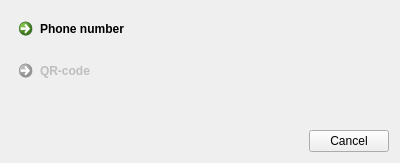
<?xml version="1.0" encoding="UTF-8"?>
<ui version="4.0">
 <class>LoginTypeDialog</class>
 <widget class="QDialog" name="LoginTypeDialog">
  <property name="geometry">
   <rect>
    <x>0</x>
    <y>0</y>
    <width>400</width>
    <height>163</height>
   </rect>
  </property>
  <property name="contextMenuPolicy">
   <enum>Qt::NoContextMenu</enum>
  </property>
  <property name="windowTitle">
   <string>Log in</string>
  </property>
  <layout class="QVBoxLayout" name="verticalLayout">
   <item>
    <layout class="QHBoxLayout" name="horizontalLayout_3">
     <item>
      <layout class="QVBoxLayout" name="verticalLayout_2">
       <item>
        <widget class="QCommandLinkButton" name="phoneButton">
         <property name="contextMenuPolicy">
          <enum>Qt::NoContextMenu</enum>
         </property>
         <property name="text">
          <string>Phone number</string>
         </property>
        </widget>
       </item>
       <item>
        <widget class="QCommandLinkButton" name="qrButton">
         <property name="enabled">
          <bool>false</bool>
         </property>
         <property name="contextMenuPolicy">
          <enum>Qt::NoContextMenu</enum>
         </property>
         <property name="text">
          <string>QR-code</string>
         </property>
        </widget>
       </item>
      </layout>
     </item>
     <item>
      <spacer name="horizontalSpacer">
       <property name="orientation">
        <enum>Qt::Horizontal</enum>
       </property>
       <property name="sizeHint" stdset="0">
        <size>
         <width>40</width>
         <height>20</height>
        </size>
       </property>
      </spacer>
     </item>
    </layout>
   </item>
   <item>
    <spacer name="verticalSpacer">
     <property name="orientation">
      <enum>Qt::Vertical</enum>
     </property>
     <property name="sizeHint" stdset="0">
      <size>
       <width>20</width>
       <height>40</height>
      </size>
     </property>
    </spacer>
   </item>
   <item>
    <widget class="QDialogButtonBox" name="buttonBox">
     <property name="contextMenuPolicy">
      <enum>Qt::NoContextMenu</enum>
     </property>
     <property name="orientation">
      <enum>Qt::Horizontal</enum>
     </property>
     <property name="standardButtons">
      <set>QDialogButtonBox::Cancel</set>
     </property>
    </widget>
   </item>
  </layout>
 </widget>
 <resources/>
 <connections>
  <connection>
   <sender>qrButton</sender>
   <signal>clicked()</signal>
   <receiver>LoginTypeDialog</receiver>
   <slot>qrButton_clicked()</slot>
   <hints>
    <hint type="sourcelabel">
     <x>199</x>
     <y>26</y>
    </hint>
    <hint type="destinationlabel">
     <x>199</x>
     <y>81</y>
    </hint>
   </hints>
  </connection>
  <connection>
   <sender>phoneButton</sender>
   <signal>clicked()</signal>
   <receiver>LoginTypeDialog</receiver>
   <slot>phoneButton_clicked()</slot>
   <hints>
    <hint type="sourcelabel">
     <x>199</x>
     <y>68</y>
    </hint>
    <hint type="destinationlabel">
     <x>199</x>
     <y>81</y>
    </hint>
   </hints>
  </connection>
  <connection>
   <sender>buttonBox</sender>
   <signal>rejected()</signal>
   <receiver>LoginTypeDialog</receiver>
   <slot>buttonBox_rejected()</slot>
   <hints>
    <hint type="sourcelabel">
     <x>199</x>
     <y>141</y>
    </hint>
    <hint type="destinationlabel">
     <x>199</x>
     <y>81</y>
    </hint>
   </hints>
  </connection>
 </connections>
 <slots>
  <slot>qrButton_clicked()</slot>
  <slot>phoneButton_clicked()</slot>
  <slot>buttonBox_rejected()</slot>
 </slots>
</ui>
